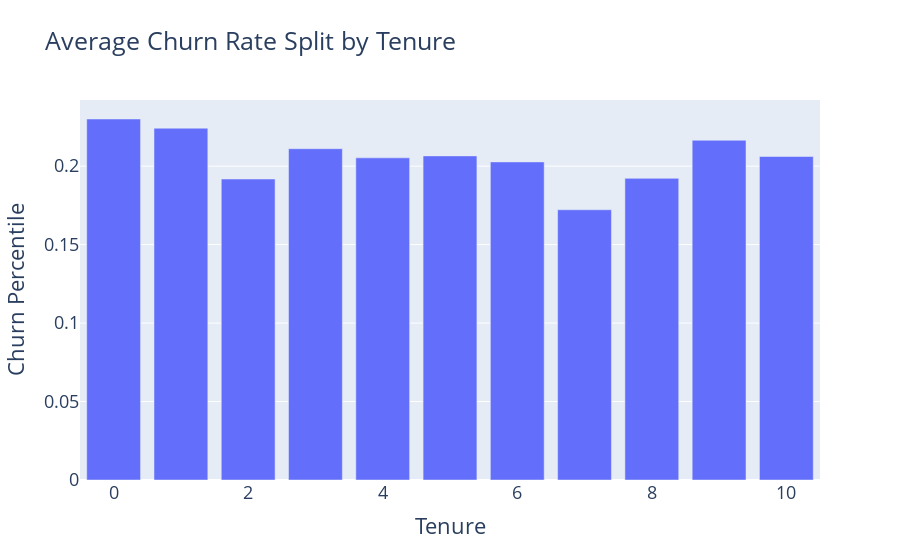

The notebook cell this image was saved under:
### Code cell
# iii. Tenure
df_t=df.groupby("Tenure").Exited.mean().reset_index()
fig13=pe.bar(df_t ,x='Tenure', y='Exited', title= "Average Churn Rate Split by Tenure")
fig13.update_layout( font_size=18)
fig13.update_yaxes(title_text="Churn Percentile")

### Figure 1 — Plotly figure (JSON) as saved in the notebook; plotly's stock layout.template omitted (floating-point values rounded to 4 significant figures)
{"data": [{"alignmentgroup": "True", "hovertemplate": "Tenure=%{x}<br>Exited=%{y}<extra></extra>", "legendgroup": "", "marker": {"color": "#636efa", "pattern": {"shape": ""}}, "name": "", "offsetgroup": "", "orientation": "v", "showlegend": false, "textposition": "auto", "type": "bar", "x": [0, 1, 2, 3, 4, 5, 6, 7, 8, 9, 10], "xaxis": "x", "y": [0.23, 0.2242, 0.1918, 0.2111, 0.2053, 0.2065, 0.2027, 0.1722, 0.1922, 0.2165, 0.2061], "yaxis": "y"}], "layout": {"barmode": "relative", "font": {"size": 18}, "legend": {"tracegroupgap": 0}, "title": {"text": "Average Churn Rate Split by Tenure"}, "xaxis": {"anchor": "y", "domain": [0, 1], "title": {"text": "Tenure"}}, "yaxis": {"anchor": "x", "domain": [0, 1], "title": {"text": "Churn Percentile"}}}}
